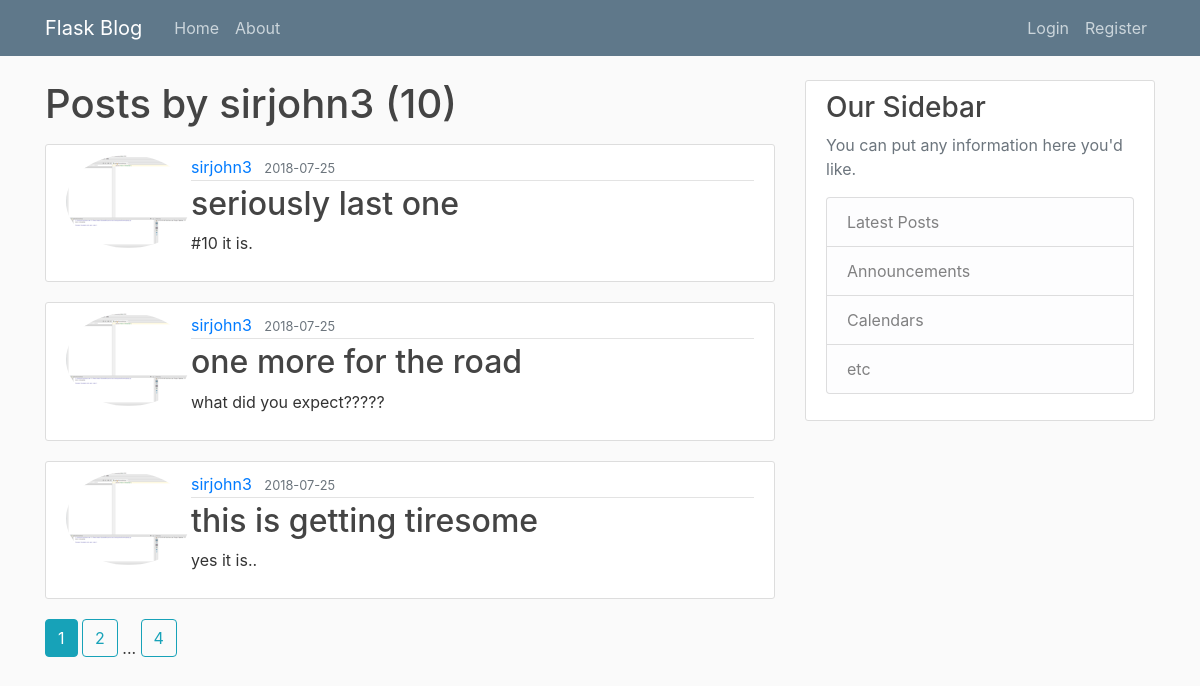
The app's page /user/sirjohn3 with its own data.
### flaskblog/models.py (models this page shows, shortened)
class User(db.Model, UserMixin):
    id = db.Column(db.Integer, primary_key=True)
    username = db.Column(db.String(20), unique=True, nullable=False)
    email = db.Column(db.String(120), unique=True, nullable=False)
    image_file = db.Column(db.String(20), nullable=False, default='default.jpg')
    password = db.Column(db.String(60), nullable=False)
    posts = db.relationship('Post', backref='author', lazy=True)

class Post(db.Model):
    id = db.Column(db.Integer, primary_key=True)
    title = db.Column(db.String(100), nullable=False)
    date_posted = db.Column(db.DateTime, nullable=False, default=datetime.utcnow)
    content = db.Column(db.Text, nullable=False)
    user_id = db.Column(db.Integer, db.ForeignKey('user.id'), nullable=False)

### flaskblog/routes.py (the view)
@app.route("/user/<string:username>")
def user_posts(username):
    page = request.args.get('page', 1, type=int)
    user = User.query.filter_by(username=username).first_or_404()
    posts = Post.query.filter_by(author=user)\
        .order_by(Post.date_posted.desc())\
        .paginate(page=page, per_page=3)
    return render_template('user_posts.html', posts=posts, user=user)

### flaskblog/templates/user_posts.html
{% extends "layout.html" %}
{% block content %}
  <h1 class="mb-3">Posts by {{ user.username }} ({{ posts.total }})</h1>
    {% for post in posts.items %}
        <article class="media content-section">
          <img class="rounded-circle article-image" src="{{ url_for('static', filename='profile_pics/' + post.author.image_file) }}" alt="profile pic">
          <div class="media-body">
            <div class="article-metadata">
              <a class="mr-2" href="{{ url_for('user_posts', username=post.author.username) }}">{{ post.author.username }}</a>
              <small class="text-muted">{{ post.date_posted.strftime('%Y-%m-%d') }}</small>
            </div>
            <h2><a class="article-title" href="{{ url_for('post', post_id=post.id) }}">{{ post.title }}</a></h2>
            <p class="article-content">{{ post.content }}</p>
          </div>
        </article>
    {% endfor %}
      {% for page_num in posts.iter_pages(left_edge=1, right_edge=1, left_current=1, right_current=2) %}
        {% if page_num %}
          {% if posts.page ==page_num %}
          <a class="btn btn-info mb-4" href="{{ url_for('user_posts', username=user.username, page=page_num) }}">{{ page_num }} </a>
          {% else %}
          <a class="btn btn-outline-info mb-4" href="{{ url_for('user_posts', username=user.username, page=page_num) }}">{{ page_num }} </a>
          {% endif %}
        {% else %}
          ...
      {% endif %}
    {% endfor %}
{% endblock content %}

### flaskblog/static/main.css (style rules this page uses)
body { background: #fafafa; color: #333333; margin-top: 5rem; }
h1, h2, h3, h4, h5, h6 { color: #444444; }
.content-section { background: #ffffff; padding: 10px 20px; border: 1px solid #dddddd; border-radius: 3px; margin-bottom: 20px; }
.article-title { color: #444444; }
.article-content { white-space: pre-line; }
.article-metadata { padding-bottom: 1px; margin-bottom: 4px; border-bottom: 1px solid #e3e3e3 }

### records on screen
User: username "sirjohn3"
Post: image_file (picture), author.username "sirjohn3", date_posted "2018-07-25", title "seriously last one", content "#10 it is."
Post: image_file (picture), author.username "sirjohn3", date_posted "2018-07-25", title "one more for the road", content "what did you expect?????"
Post: image_file (picture), author.username "sirjohn3", date_posted "2018-07-25", title "this is getting tiresome", content "yes it is.."

### other values on screen
{{ posts.total }} "10"
{{ page_num }} "1"
{{ page_num }} "2" "4"
